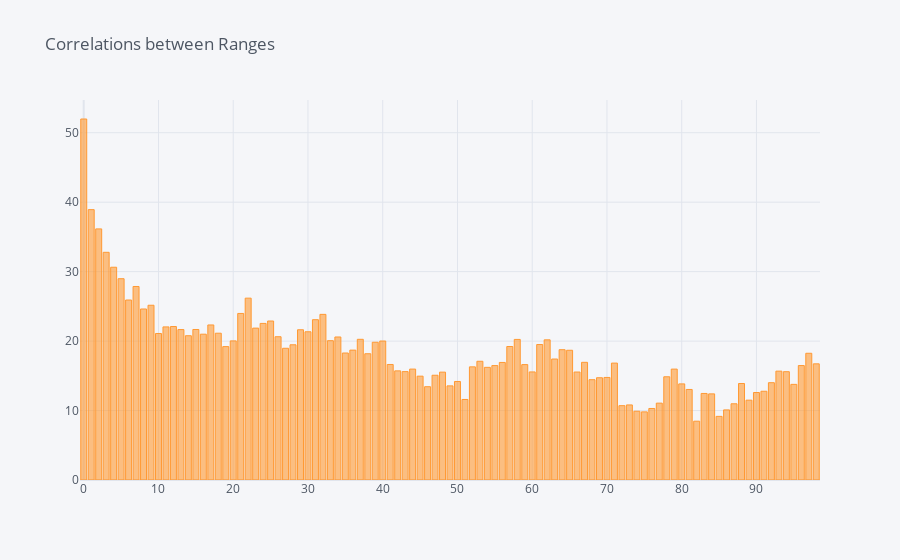

Notebook code cell kept with this figure:
### Code cell
numberofBackCorrelations = 100

correlationsValue = []

for i in range(1,numberofBackCorrelations):
    correlationsValue.append(instrument.Range.corr(instrument.Range.shift(i)) * 100)
    #print(correlationsValue[i-1])

correlationsValue = pd.DataFrame(correlationsValue)
correlationsValue.iplot(kind='bar', color="orange", title="Correlations between Ranges")

### Figure 1 — Plotly figure (JSON) as saved in the notebook; plotly's stock layout.template omitted (floating-point values rounded to 4 significant figures)
{"data": [{"marker": {"color": "rgba(255, 153, 51, 0.6)", "line": {"color": "rgba(255, 153, 51, 1.0)", "width": 1}}, "name": "0", "orientation": "v", "text": "", "type": "bar", "x": [0, 1, 2, 3, 4, 5, 6, 7, 8, 9, 10, 11, 12, 13, 14, 15, 16, 17, 18, 19, 20, 21, 22, 23, 24, 25, 26, 27, 28, 29, 30, 31, 32, 33, 34, 35, 36, 37, 38, 39, 40, 41, 42, 43, 44, 45, 46, 47, 48, 49, 50, 51, 52, 53, 54, 55, 56, 57, 58, 59, 60, 61, 62, 63, 64, 65, 66, 67, 68, 69, 70, 71, 72, 73, 74, 75, 76, 77, 78, 79, 80, 81, 82, 83, 84, 85, 86, 87, 88, 89, 90, 91, 92, 93, 94, 95, 96, 97, 98], "y": [51.98, 38.93, 36.16, 32.79, 30.64, 28.98, 25.92, 27.86, 24.62, 25.16, 21.1, 22.05, 22.1, 21.66, 20.77, 21.67, 20.99, 22.32, 21.14, 19.21, 20.03, 23.98, 26.19, 21.87, 22.55, 22.89, 20.63, 18.97, 19.47, 21.63, 21.34, 23.08, 23.85, 20.06, 20.59, 18.29, 18.7, 20.26, 18.18, 19.84, 20.01, 16.64, 15.71, 15.61, 15.97, 14.95, 13.43, 15.08, 15.53, 13.55, 14.19, 11.59, 16.29, 17.09, 16.22, 16.47, 16.93, 19.22, 20.24, 16.62, 15.56, 19.51, 20.18, 17.42, 18.76, 18.68, 15.55, 16.95, 14.44, 14.72, 14.77, 16.83, 10.7, 10.81, 9.903, 9.807, 10.3, 11.07, 14.86, 15.97, 13.84, 13.04, 8.469, 12.46, 12.4, 9.163, 10.09, 10.98, 13.89, 11.5, 12.59, 12.78, 14.01, 15.67, 15.59, 13.77, 16.48, 18.25, 16.73]}], "layout": {"legend": {"bgcolor": "#F5F6F9", "font": {"color": "#4D5663"}}, "paper_bgcolor": "#F5F6F9", "plot_bgcolor": "#F5F6F9", "title": {"font": {"color": "#4D5663"}, "text": "Correlations between Ranges"}, "xaxis": {"gridcolor": "#E1E5ED", "showgrid": true, "tickfont": {"color": "#4D5663"}, "title": {"font": {"color": "#4D5663"}, "text": ""}, "zerolinecolor": "#E1E5ED"}, "yaxis": {"gridcolor": "#E1E5ED", "showgrid": true, "tickfont": {"color": "#4D5663"}, "title": {"font": {"color": "#4D5663"}, "text": ""}, "zerolinecolor": "#E1E5ED"}}}
